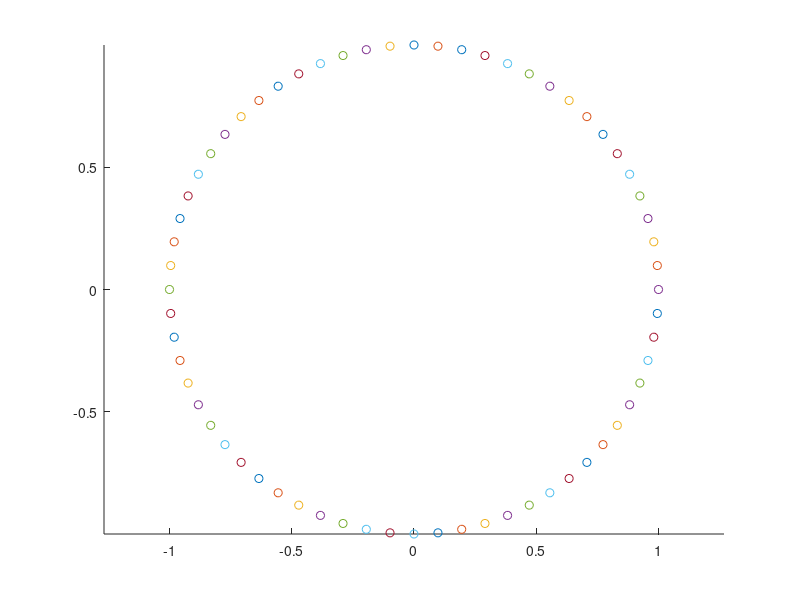
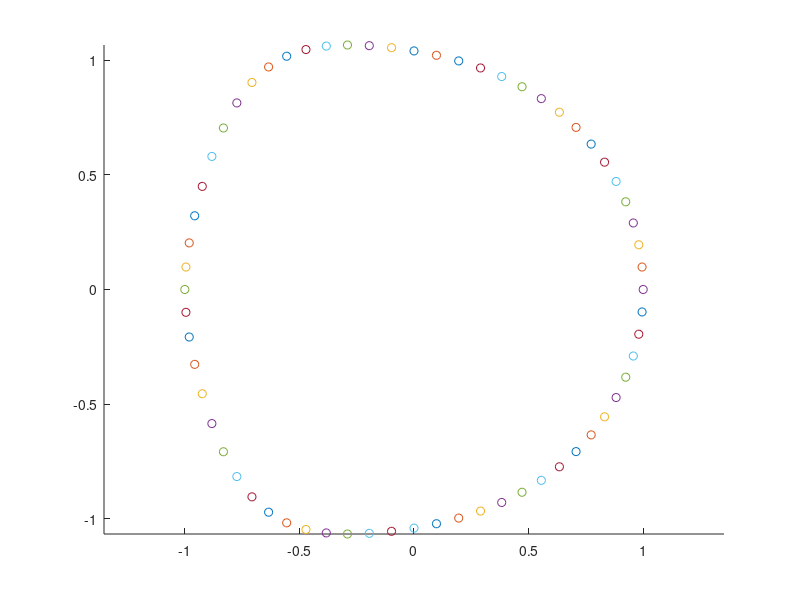

Here is the MATLAB script that generated these plots, in order:
clear all;
close all;
clc;
format long;

load dumpbase.txt
load dumpnew.txt

n = 64;
xbase = dumpbase(:,1);
xnew = dumpnew(:,1);
ybase = dumpbase(:,2);
ynew = dumpnew(:,2);

figure(1)
hold on;
axis equal tight;
for i = 1:n
    scatter(xbase(i),ybase(i));
end
figure(2)
hold on;
axis equal tight;
for i = 1:n
    scatter(xnew(i),ynew(i));
end